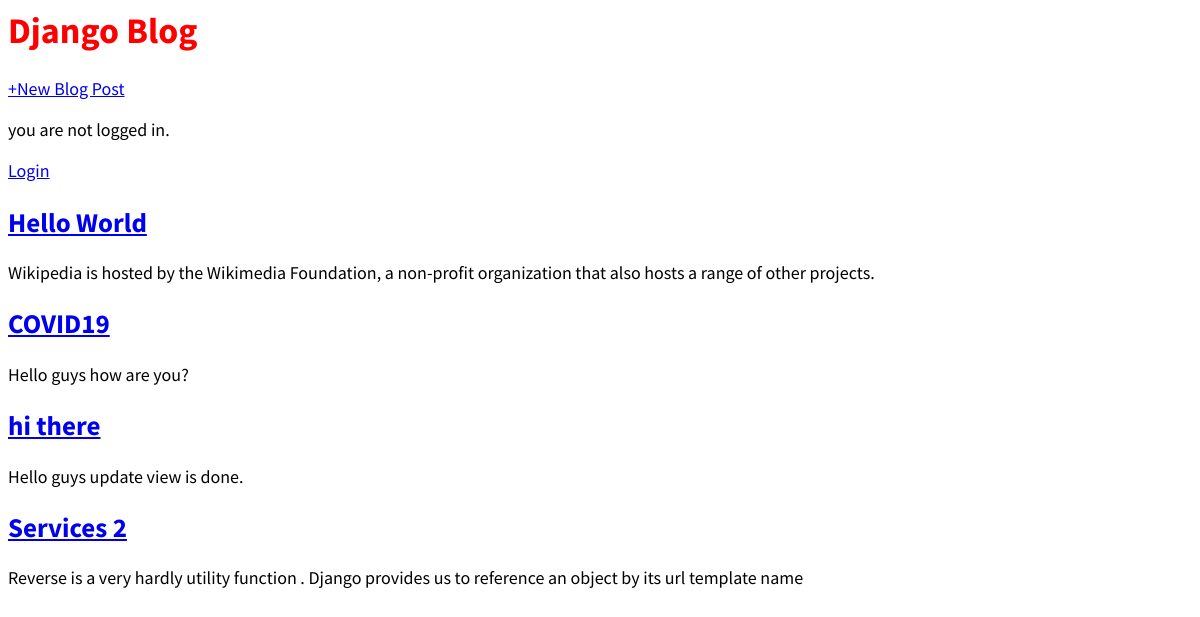
The page / on the database its author committed.
### blog/models.py (models this page shows, shortened)
class Post(models.Model):
    title = models.CharField(max_length=200)
    author = models.ForeignKey('auth.user', on_delete=models.CASCADE,)
    body = models.TextField()

### blog/views.py (the view)
# urls.py: path('', BlogListView.as_view(), name='home'),
class BlogListView(ListView):
    model = Post
    template_name = "home.html"

### templates/home.html
{% extends 'base.html' %}
{% block content %}
{% for post in object_list %}
<div class="post-entry">
    <h2><a href="{% url 'post_detail' post.pk %}">{{ post.title }}</a></h2>
    <p>{{post.body}}</p>
</div>
{% endfor %}
{% endblock content %}

### templates/base.html (shortened to what this page needs)
{% load static %}
<html>
<head>
    <link href="{% static 'css/base.css' %}" rel=" stylesheet">
</head>
<body>
    <header>
        <div class="nav-left">
            <h1><a href="{% url 'home' %}">Django Blog</a></h1>
        </div>
        <div class="nav-right">
            <a href="{% url 'post_new' %}">+New Blog Post</a>
        </div>
    </header>
    {% if user.is_authenticated %}
    <p>Hello,{{user.username}}</p>
    <p><a href="{% url 'logout'%}">Logout</a></p>
    {% else %}
    <p>you are not logged in.</p>
    <a href="{% url 'login' %}">Login</a>
    {% endif%}
    <div>
        {% block content %}
        {% endblock content %}
    </div>
</body>
</html>

### static/css/base.css (style rules this page uses)
body { font-family: 'Source sans pro',sans-serif; font-size: 18px; }
header { border-bottom: 1 px solid #999 ; margin-bottom: 2 rem; }
header h1 a { color: red; text-decoration: none; }
.nav-left { margin-right: auto; }
.nav-right { display: flex; padding-top: 2 rem; }
.post-entry { margin-bottom: 2 rem; }
.post-entry h2 { margin: 0.5 rem 0; }
.post-entry h2, .post-entry h2 a:visited { color: blue; text-decoration : none; }
.post-entry p { margin: 0; font-weight: 400px; }

### rows shown on the page
Post: title "Hello World", body "Wikipedia is hosted by the Wikimedia Foundation, a non-profit organization that also hosts a range of other projects."
Post: title "COVID19", body "Hello guys how are you?"
Post: title "hi there", body "Hello guys update view is done."
Post: title "Services 2", body "Reverse is a very hardly utility function . Django provides us to reference an object by its url template name"
